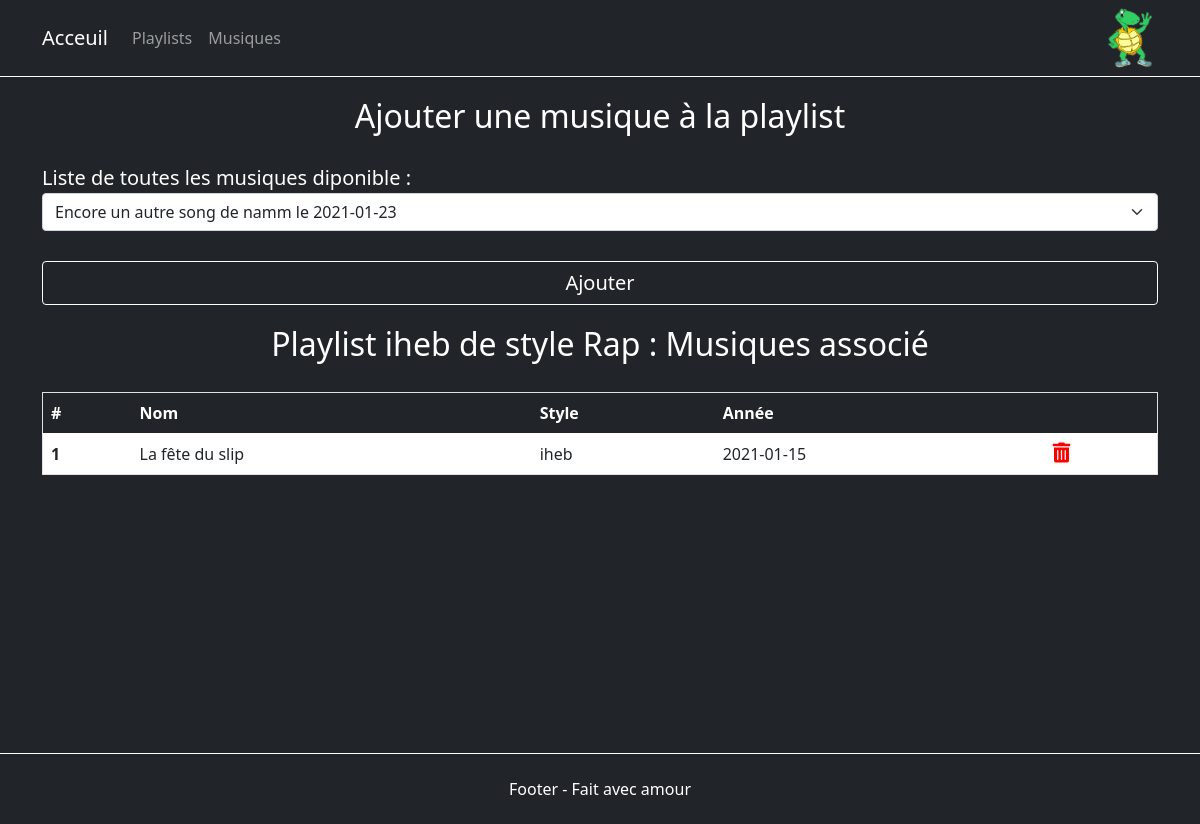
/index.php?page=playlists&action=association&id=11, run on the app's committed database.
### tables this page shows
CREATE TABLE `playlist` (
  `id` int(11) NOT NULL,
  `nom` varchar(255) NOT NULL,
  `date_creation` datetime DEFAULT CURRENT_TIMESTAMP,
  `style` varchar(255) NOT NULL
);

CREATE TABLE `musique` (
  `id` int(11) NOT NULL,
  `titre` varchar(255) NOT NULL,
  `artiste` varchar(255) NOT NULL,
  `annee` date NOT NULL
);

### views/template.php (called while the page is built)
<?php
require_once("header.php");
require_once("nav.php");
require_once($file);
require_once("footer.php");

### controllers/association.controller.php (called while the page is built, shortened)
<?php
function association($id) {
    $result = array();
    $playlist = new Playlist();
    $data = $playlist->getPlaylist($id);
    $association = new Association();
    $asso = $association->getAssociation($id);
    $musique = new Musique();
    while($row = $asso->fetch()) {
        $re = $musique->getMusique($row['id_musique']);
    }
    $musiques = $musique->getMusiques();
    $file = "association/association.php";
    require_once("views/template.php");
}

### models/Musique.php (called while the page is built, shortened)
<?php
class Musique extends Manager{
    public function getMusiques()
    {
        $db = $this->dbConnect();
        $rq = $db->prepare('SELECT * FROM musique ORDER BY id DESC');
        $rq->execute(array());
        return $rq;
    }
    public function getMusique($id)
    {
        $db = $this->dbConnect();
        $rq = $db->prepare('SELECT * FROM musique WHERE id = ?');
        $rq->execute(array($id));
        return $rq;
    }
}

### models/Playlist.php (called while the page is built, shortened)
<?php
class Playlist extends Manager{
    public function getPlaylist($id)
    {
        $db = $this->dbConnect();
        $rq = $db->prepare('SELECT * FROM playlist WHERE id = ?');
        $rq->execute(array($id));
        return $rq;
    }
}

### models/Association.php (called while the page is built, shortened)
<?php
class Association extends Manager{
    public function getAssociation($id)
    {
        $db = $this->dbConnect();
        $rq = $db->prepare('SELECT * FROM association WHERE id_playlist = ?');
        $rq->execute(array($id));
        return $rq;
    }
}

### views/association/association.php (the view, shortened to what this page needs)
<div class="content">
    <div class="blanc">
        <div class="container">
            <h2>Ajouter une musique à la playlist</h2>
            <form method="post" action="index.php?page=playlists&action=association&id=<?= $_GET['id'] ?>">
                <label>Liste de toutes les musiques diponible :</label>
                <select class="form-select" name="idMusique">
                    <?php while ($row = $musiques->fetch()) {
                    ?>
                    <option value="<?= $row['id']?>"><?= $row['titre']?> de <?= $row['artiste']?> le <?= $row['annee']?></option>
                    <?php
                    }
                    ?>
                </select>
                <button type="submit" class="btn btn-primary envoyer" style="width:100%;">Ajouter</button>
            </form>
        </div>
    </div>
    <h2>
        <?php while($row = $data->fetch()) { ?>
        <?= $row['nom']; ?> de style <?= $row['style']; ?>
         <?php
        }
        ?> : Musiques associé
    </h2>
    <div class="container">
        <table class="table">
        <thead class="table-dark">
        <tr>
            <th scope="col">#</th>
            <th scope="col">Nom</th>
            <th scope="col">Style</th>
            <th scope="col">Année</th>
            <th scope="col"></th>
        </tr>
        </thead>
        <tbody>
        <?php
            $i = 1;
            for ($j=0; $j < count($result); $j++) {
            ?>
        <a href="index.php?page=playlists&id=<?= $row['id']; ?>">
            <tr>
                <th scope="row"><?= $i?></th>
                <td><?= $result[$j]['titre'];?></td>
                <td><?= $result[$j]['artiste'];?></td>
                <td><?= $result[$j]['annee'];?></td>
                <td><a href="index.php?page=playlists&action=association&id=<?= $_GET['id']?>&musique=<?= $result[$j]['id'];?>"><i class="fas fa-trash-alt red"></i></a></td>
            </tr>
        </a>
        <?php
            $i = $i +1;
            }
        ?>
        </tbody>
        </table>
    </div>
</div>

### views/css/style.css (style rules this page uses)
body { background-color: #212529; }
.red { color:red; }
i { font-size: 20px; }
select { margin-bottom: 30px; }
.content { min-height: 72vh; }
table { border: 1px solid white; }
tr { background-color: white; }
h2 { color: white; text-align: center; padding-top: 20px; padding-bottom: 20px; }
.blanc { color: white; }
form label { font-size: 20px; }
.envoyer { background-color: #212529; border: 1px solid white; font-size: 20px; }

### data on the page
playlist: nom "Playlist iheb", style "Rap"
musique: titre "La fête du slip", artiste "iheb", annee "2021-01-15"

### other printed values
form field idMusique "Encore un autre song de namm le 2021-01-23"
